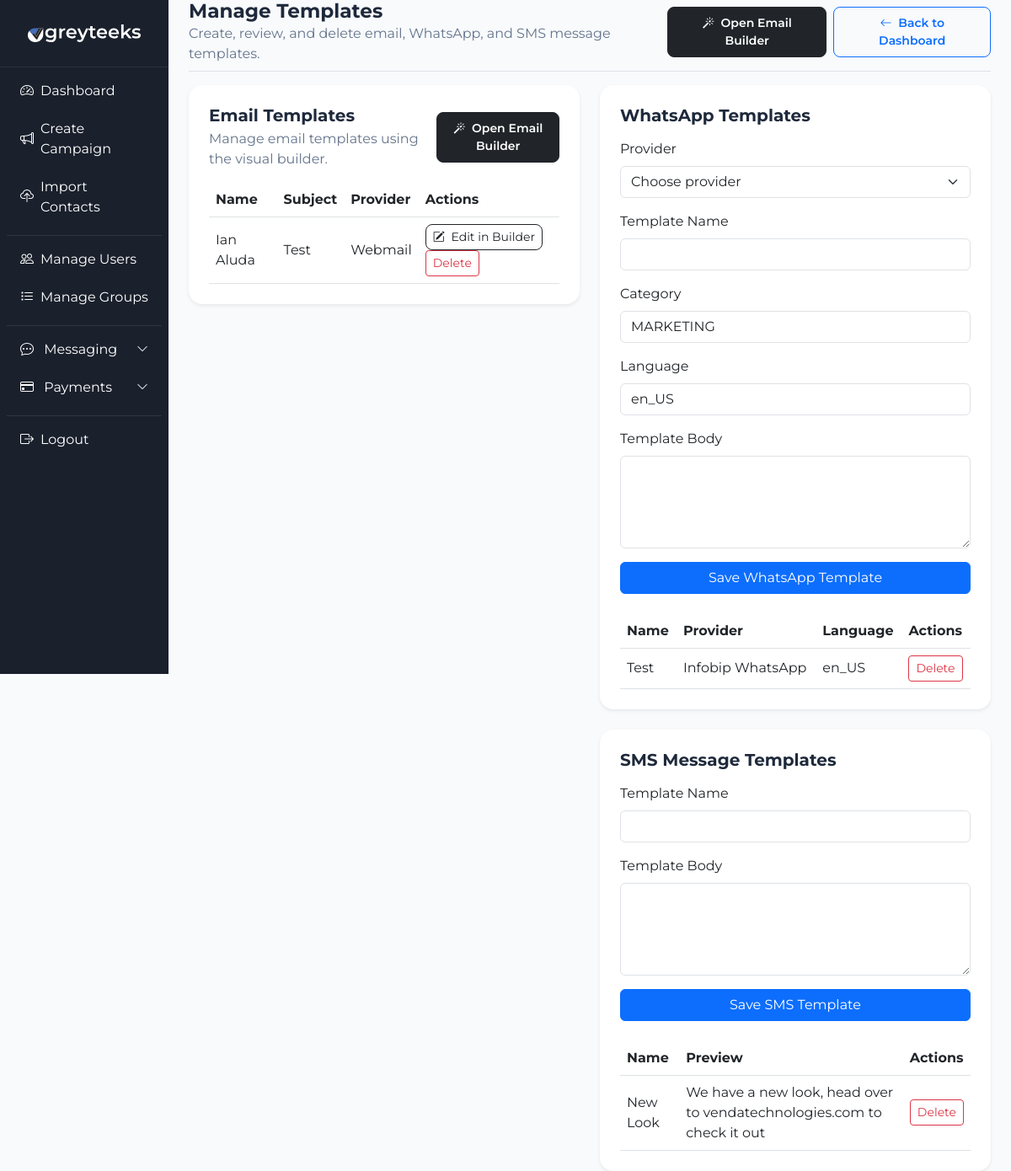
Before: /templates/manage/ (signed in) with the older database file.
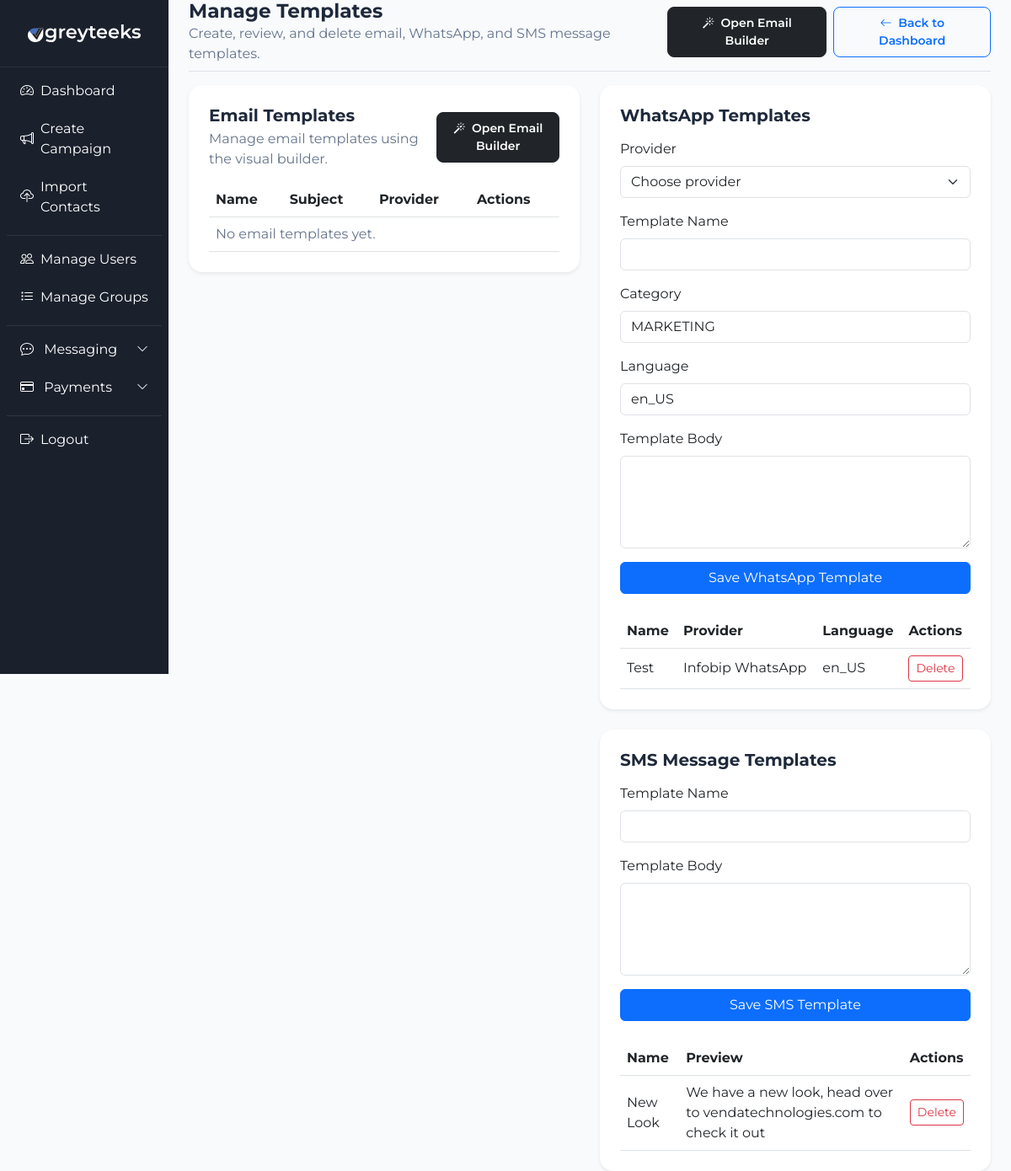
After: the same page with the newer database file.
### providers/models.py (models this page shows, shortened)
class EmailTemplate(models.Model):
    provider = models.ForeignKey(EmailProvider, on_delete=models.CASCADE, related_name='templates', null=True, blank=True)
    owner = models.ForeignKey(
        settings.AUTH_USER_MODEL,
        on_delete=models.CASCADE,
        null=True,
        blank=True,
        related_name='email_templates'
    )
    name = models.CharField(max_length=100, help_text="Internal template name")
    subject = models.CharField(max_length=200)
    body_text = models.TextField(help_text="Email body text or HTML")
    html_content = models.TextField(blank=True, default='')
    design_json = models.JSONField(blank=True, null=True)
    is_active = models.BooleanField(default=True)
    created_at = models.DateTimeField(auto_now_add=True)

class EmailProvider(models.Model):
    name = models.CharField(max_length=50, default="SMTP")
    smtp_host = models.CharField(max_length=255, help_text="SMTP host, for example smtp.gmail.com")
    smtp_port = models.PositiveIntegerField(default=587)
    smtp_username = models.CharField(max_length=255)
    smtp_password = models.CharField(max_length=255)
    use_tls = models.BooleanField(default=True)
    use_ssl = models.BooleanField(default=False)
    from_email = models.EmailField(default='no-reply@greyteeks.com')
    is_active = models.BooleanField(default=False)
    owner = models.ForeignKey(
        settings.AUTH_USER_MODEL,
        on_delete=models.CASCADE,
        null=True,
        blank=True,
        related_name='email_providers',
    )

class WhatsAppTemplate(models.Model):
    provider = models.ForeignKey(WhatsAppProvider, on_delete=models.CASCADE, related_name='templates')
    owner = models.ForeignKey(
        settings.AUTH_USER_MODEL,
        on_delete=models.CASCADE,
        null=True,
        blank=True,
        related_name='whatsapp_templates'
    )
    name = models.CharField(max_length=100, help_text="The template name from Meta Dashboard")
    category = models.CharField(max_length=50, default="MARKETING")
    language_code = models.CharField(max_length=10, default="en_US")
    body_text = models.TextField(help_text="Copy of the template text for reference")

class WhatsAppProvider(models.Model):
    PROVIDER_CHOICES = [
        ('meta', 'Meta Cloud API'),
        ('infobip', 'Infobip WhatsApp'),
    ]
    provider_type = models.CharField(
        max_length=20,
        choices=PROVIDER_CHOICES,
        default='meta',
        help_text='Select the WhatsApp gateway provider'
    )
    name = models.CharField(max_length=50, default="Meta Cloud API")
    access_token = models.CharField(max_length=500)
    phone_number_id = models.CharField(max_length=100, blank=True)
    waba_id = models.CharField(max_length=100, verbose_name="WhatsApp Business Account ID", blank=True)
    infobip_base_url = models.CharField(
        max_length=255,
        blank=True,
        help_text='Infobip base URL e.g. xyz.api.infobip.com'
    )
    infobip_sender = models.CharField(
        max_length=20,
        blank=True,
        help_text='Infobip WhatsApp sender number'
    )
    is_active = models.BooleanField(default=False)

class MessageTemplate(models.Model):
    owner = models.ForeignKey(
        settings.AUTH_USER_MODEL,
        on_delete=models.CASCADE,
        related_name='message_templates'
    )
    name = models.CharField(max_length=100)
    body = models.TextField()
    created_at = models.DateTimeField(auto_now_add=True)

### campaigns/views.py (the view, shortened to what this page needs)
# urls.py: path('templates/manage/', manage_templates, name='manage_templates'),
@login_required
def manage_templates(request):
    email_templates = EmailTemplate.objects.filter(
        models.Q(owner=request.user) | models.Q(owner=None)
    ).order_by('-created_at')
    whatsapp_templates = WhatsAppTemplate.objects.select_related('provider').filter(
        models.Q(owner=request.user) | models.Q(owner=None)
    ).order_by('-id')
    message_templates = MessageTemplate.objects.filter(owner=request.user).order_by('-created_at')
    whatsapp_providers = WhatsAppProvider.objects.filter(is_active=True)
    email_providers = EmailProvider.objects.filter(is_active=True) if request.user.is_staff else None
    context = {
        'email_templates': email_templates,
        'whatsapp_templates': whatsapp_templates,
        'message_templates': message_templates,
        'whatsapp_providers': whatsapp_providers,
        'email_providers': email_providers,
    }
    return render(request, 'campaigns/manage_templates.html', context)

### templates/campaigns/manage_templates.html (shortened to what the changed rows need)
{% load static %}
<!DOCTYPE html>
<html lang="en">
<head>
    <link href="https://cdn.jsdelivr.net/npm/bootstrap@5.3.0/dist/css/bootstrap.min.css" rel="stylesheet">
    <link rel="stylesheet" href="https://cdn.jsdelivr.net/npm/bootstrap-icons@1.11.3/font/bootstrap-icons.min.css">
    <link rel="stylesheet" href="{% static 'css/dashboard.css' %}">
</head>
<body>
    <div class="container-fluid">
        <div class="row">
            <main class="col-md-10 p-0">
                <div class="px-4">
                    <div class="d-flex justify-content-between align-items-center pb-2 mb-3 border-bottom">
                        <div>
                            <h2 class="fw-bold m-0">Manage Templates</h2>
                        </div>
                    </div>
                    <div class="row gy-4">
                        <div class="col-lg-6">
                            <div class="card border-0 shadow-sm p-4 rounded-4">
                                <div class="table-responsive">
                                    <table class="table table-hover align-middle mb-0">
                                        <thead>
                                            <tr>
                                                <th>Name</th>
                                                <th>Subject</th>
                                                <th>Provider</th>
                                                <th>Actions</th>
                                            </tr>
                                        </thead>
                                        <tbody>
                                            {% for template in email_templates %}
                                                <tr>
                                                    <td>{{ template.name }}</td>
                                                    <td>{{ template.subject }}</td>
                                                    <td>{% if template.provider %}{{ template.provider.name }}{% else %}Default{% endif %}</td>
                                                    <td>
                                                        <a href="{% url 'email_builder_edit' template.id %}" class="btn btn-sm btn-outline-dark rounded-3 me-1">
                                                            <i class="bi bi-pencil-square me-1"></i> Edit in Builder
                                                        </a>
                                                        <form method="post" class="d-inline">
                                                            <button type="submit" class="btn btn-sm btn-outline-danger">Delete</button>
                                                        </form>
                                                    </td>
                                                </tr>
                                            {% empty %}
                                                <tr><td colspan="4" class="text-muted">No email templates yet.</td></tr>
                                            {% endfor %}
                                        </tbody>
                                    </table>
                                </div>
                            </div>
                        </div>
                        <div class="col-lg-6">
                            <div class="card border-0 shadow-sm p-4 rounded-4 mb-4">
                                <div class="table-responsive">
                                    <table class="table table-hover align-middle mb-0">
                                        <thead>
                                            <tr>
                                                <th>Name</th>
                                                <th>Provider</th>
                                                <th>Language</th>
                                                <th>Actions</th>
                                            </tr>
                                        </thead>
                                        <tbody>
                                            {% for template in whatsapp_templates %}
                                                <tr>
                                                    <td>{{ template.name }}</td>
                                                    <td>{{ template.provider.name }}</td>
                                                    <td>{{ template.language_code }}</td>
                                                    <td>
                                                        <form method="post" class="d-inline">
                                                            <button type="submit" class="btn btn-sm btn-outline-danger">Delete</button>
                                                        </form>
                                                    </td>
                                                </tr>
                                            {% empty %}
                                                <tr><td colspan="4" class="text-muted">No WhatsApp templates yet.</td></tr>
                                            {% endfor %}
                                        </tbody>
                                    </table>
                                </div>
                            </div>
                            <div class="card border-0 shadow-sm p-4 rounded-4">
                                <div class="table-responsive">
                                    <table class="table table-hover align-middle mb-0">
                                        <thead>
                                            <tr>
                                                <th>Name</th>
                                                <th>Preview</th>
                                                <th>Actions</th>
                                            </tr>
                                        </thead>
                                        <tbody>
                                            {% for template in message_templates %}
                                                <tr>
                                                    <td>{{ template.name }}</td>
                                                    <td>{{ template.body|truncatechars:70 }}</td>
                                                    <td>
                                                        <form method="post" class="d-inline">
                                                            <button type="submit" class="btn btn-sm btn-outline-danger">Delete</button>
                                                        </form>
                                                    </td>
                                                </tr>
                                            {% empty %}
                                                <tr><td colspan="3" class="text-muted">No SMS message templates yet.</td></tr>
                                            {% endfor %}
                                        </tbody>
                                    </table>
                                </div>
                            </div>
                        </div>
                    </div>
                </div>
            </main>
        </div>
    </div>
</body>
</html>

Changed rows visible on the page:
removed EmailTemplate: name "Ian Aluda", subject "Test", provider.name "Webmail"
Other visible differences:
text now shown: "No email templates yet."
